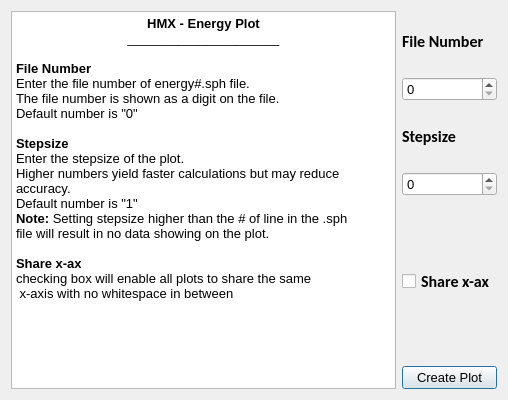
<?xml version="1.0" encoding="UTF-8"?>
<ui version="4.0">
 <class>Dialog</class>
 <widget class="QDialog" name="Dialog">
  <property name="geometry">
   <rect>
    <x>0</x>
    <y>0</y>
    <width>508</width>
    <height>400</height>
   </rect>
  </property>
  <property name="windowTitle">
   <string>Hypermongo - Energy</string>
  </property>
  <layout class="QGridLayout" name="gridLayout">
   <item row="3" column="1">
    <widget class="QSpinBox" name="spinBox_2">
     <property name="font">
      <font>
       <pointsize>10</pointsize>
      </font>
     </property>
    </widget>
   </item>
   <item row="0" column="1">
    <widget class="QLabel" name="label">
     <property name="font">
      <font>
       <family>Calibri</family>
       <pointsize>12</pointsize>
       <weight>75</weight>
       <bold>true</bold>
      </font>
     </property>
     <property name="text">
      <string>File Number</string>
     </property>
    </widget>
   </item>
   <item row="2" column="1">
    <widget class="QLabel" name="label_2">
     <property name="font">
      <font>
       <family>Calibri</family>
       <pointsize>12</pointsize>
       <weight>75</weight>
       <bold>true</bold>
      </font>
     </property>
     <property name="text">
      <string>Stepsize</string>
     </property>
    </widget>
   </item>
   <item row="1" column="1">
    <widget class="QSpinBox" name="spinBox">
     <property name="font">
      <font>
       <pointsize>10</pointsize>
      </font>
     </property>
    </widget>
   </item>
   <item row="0" column="0" rowspan="8">
    <widget class="QTextBrowser" name="textBrowser">
     <property name="font">
      <font>
       <pointsize>10</pointsize>
      </font>
     </property>
     <property name="html">
      <string>&lt;!DOCTYPE HTML PUBLIC &quot;-//W3C//DTD HTML 4.0//EN&quot; &quot;http://www.w3.org/TR/REC-html40/strict.dtd&quot;&gt;
&lt;html&gt;&lt;head&gt;&lt;meta name=&quot;qrichtext&quot; content=&quot;1&quot; /&gt;&lt;style type=&quot;text/css&quot;&gt;
p, li { white-space: pre-wrap; }
&lt;/style&gt;&lt;/head&gt;&lt;body style=&quot; font-family:'MS Shell Dlg 2'; font-size:10pt; font-weight:400; font-style:normal;&quot;&gt;
&lt;p align=&quot;center&quot; style=&quot; margin-top:0px; margin-bottom:0px; margin-left:0px; margin-right:0px; -qt-block-indent:0; text-indent:0px;&quot;&gt;&lt;span style=&quot; font-weight:600;&quot;&gt;HMX - Energy Plot&lt;/span&gt;&lt;/p&gt;
&lt;p align=&quot;center&quot; style=&quot; margin-top:0px; margin-bottom:0px; margin-left:0px; margin-right:0px; -qt-block-indent:0; text-indent:0px;&quot;&gt;_____________________&lt;/p&gt;
&lt;p style=&quot;-qt-paragraph-type:empty; margin-top:0px; margin-bottom:0px; margin-left:0px; margin-right:0px; -qt-block-indent:0; text-indent:0px;&quot;&gt;&lt;br /&gt;&lt;/p&gt;
&lt;p style=&quot; margin-top:0px; margin-bottom:0px; margin-left:0px; margin-right:0px; -qt-block-indent:0; text-indent:0px;&quot;&gt;&lt;span style=&quot; font-weight:600;&quot;&gt;File Number&lt;/span&gt;&lt;/p&gt;
&lt;p style=&quot; margin-top:0px; margin-bottom:0px; margin-left:0px; margin-right:0px; -qt-block-indent:0; text-indent:0px;&quot;&gt;Enter the file number of energy#.sph file.&lt;/p&gt;
&lt;p style=&quot; margin-top:0px; margin-bottom:0px; margin-left:0px; margin-right:0px; -qt-block-indent:0; text-indent:0px;&quot;&gt;The file number is shown as a digit on the file.&lt;/p&gt;
&lt;p style=&quot; margin-top:0px; margin-bottom:0px; margin-left:0px; margin-right:0px; -qt-block-indent:0; text-indent:0px;&quot;&gt;Default number is &amp;quot;0&amp;quot;&lt;/p&gt;
&lt;p style=&quot;-qt-paragraph-type:empty; margin-top:0px; margin-bottom:0px; margin-left:0px; margin-right:0px; -qt-block-indent:0; text-indent:0px;&quot;&gt;&lt;br /&gt;&lt;/p&gt;
&lt;p style=&quot; margin-top:0px; margin-bottom:0px; margin-left:0px; margin-right:0px; -qt-block-indent:0; text-indent:0px;&quot;&gt;&lt;span style=&quot; font-weight:600;&quot;&gt;Stepsize&lt;/span&gt;&lt;/p&gt;
&lt;p style=&quot; margin-top:0px; margin-bottom:0px; margin-left:0px; margin-right:0px; -qt-block-indent:0; text-indent:0px;&quot;&gt;Enter the stepsize of the plot.&lt;/p&gt;
&lt;p style=&quot; margin-top:0px; margin-bottom:0px; margin-left:0px; margin-right:0px; -qt-block-indent:0; text-indent:0px;&quot;&gt;Higher numbers yield faster calculations but may reduce accuracy.&lt;/p&gt;
&lt;p style=&quot; margin-top:0px; margin-bottom:0px; margin-left:0px; margin-right:0px; -qt-block-indent:0; text-indent:0px;&quot;&gt;Default number is &amp;quot;1&amp;quot;&lt;/p&gt;
&lt;p style=&quot; margin-top:0px; margin-bottom:0px; margin-left:0px; margin-right:0px; -qt-block-indent:0; text-indent:0px;&quot;&gt;&lt;span style=&quot; font-weight:600;&quot;&gt;Note: &lt;/span&gt;Setting stepsize higher than the # of line in the .sph&lt;/p&gt;
&lt;p style=&quot; margin-top:0px; margin-bottom:0px; margin-left:0px; margin-right:0px; -qt-block-indent:0; text-indent:0px;&quot;&gt;file will result in no data showing on the plot.&lt;/p&gt;
&lt;p style=&quot;-qt-paragraph-type:empty; margin-top:0px; margin-bottom:0px; margin-left:0px; margin-right:0px; -qt-block-indent:0; text-indent:0px;&quot;&gt;&lt;br /&gt;&lt;/p&gt;
&lt;p style=&quot; margin-top:0px; margin-bottom:0px; margin-left:0px; margin-right:0px; -qt-block-indent:0; text-indent:0px;&quot;&gt;&lt;span style=&quot; font-weight:600;&quot;&gt;Share x-ax&lt;/span&gt;&lt;/p&gt;
&lt;p style=&quot; margin-top:0px; margin-bottom:0px; margin-left:0px; margin-right:0px; -qt-block-indent:0; text-indent:0px;&quot;&gt;checking box will enable all plots to share the same&lt;/p&gt;
&lt;p style=&quot; margin-top:0px; margin-bottom:0px; margin-left:0px; margin-right:0px; -qt-block-indent:0; text-indent:0px;&quot;&gt; x-axis with no whitespace in between&lt;/p&gt;&lt;/body&gt;&lt;/html&gt;</string>
     </property>
    </widget>
   </item>
   <item row="7" column="1">
    <widget class="QPushButton" name="pushButton">
     <property name="font">
      <font>
       <pointsize>10</pointsize>
      </font>
     </property>
     <property name="text">
      <string>Create Plot</string>
     </property>
    </widget>
   </item>
   <item row="5" column="1">
    <widget class="QCheckBox" name="checkBox">
     <property name="font">
      <font>
       <family>Calibri</family>
       <pointsize>12</pointsize>
       <weight>75</weight>
       <bold>true</bold>
      </font>
     </property>
     <property name="text">
      <string>Share x-ax</string>
     </property>
    </widget>
   </item>
  </layout>
 </widget>
 <resources/>
 <connections/>
</ui>
